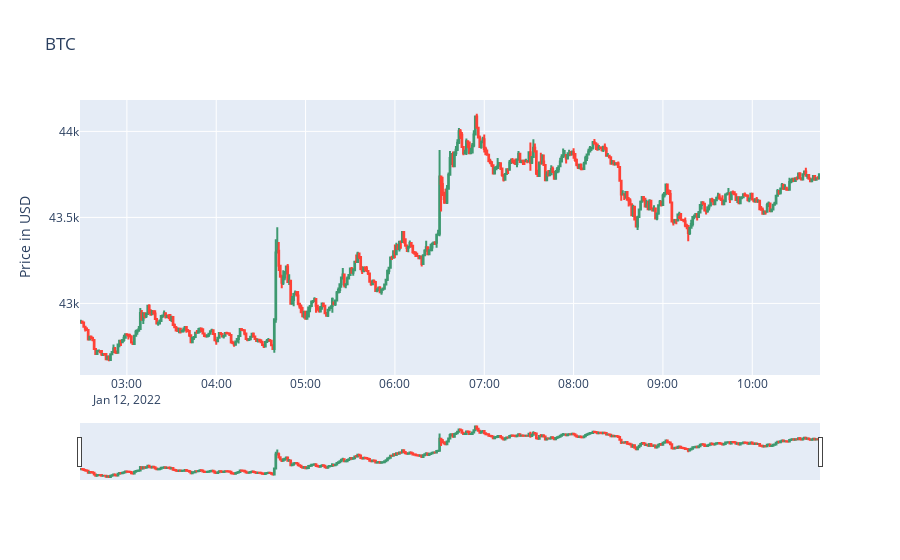

Notebook cell for this chart:
### Code cell
# Update data for crypto
file = open("current_crypto.txt", "w") 
file.write(symbol)
file.close()
%run antonio_crypto_data.ipynb

### Figure 1 — Plotly figure (JSON) as saved in the notebook; plotly's stock layout.template omitted (floating-point values rounded to 4 significant figures; data arrays with more than 128 entries replaced by an {"elided": "..."} marker saying what was removed)
{"data": [{"close": {"elided": "500 float values"}, "high": {"elided": "500 float values"}, "low": {"elided": "500 float values"}, "open": {"elided": "500 float values"}, "type": "candlestick", "x": {"elided": "500 str values"}}], "layout": {"autosize": true, "title": {"text": "BTC"}, "xaxis": {"autorange": true, "range": ["2022-01-12 02:28:30", "2022-01-12 10:45:30"], "rangeslider": {"autorange": true, "range": ["2022-01-12 02:28:30", "2022-01-12 10:45:30"], "yaxis": {"_template": null, "rangemode": "match"}}, "type": "date"}, "yaxis": {"autorange": true, "range": [42580.0, 44180.0], "title": {"text": "Price in USD"}}}}
